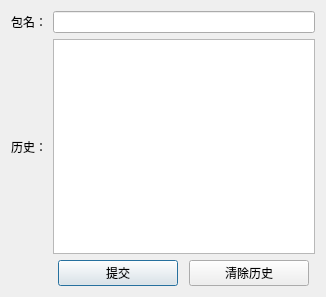
<?xml version="1.0" encoding="UTF-8"?>
<ui version="4.0">
 <class>Dialog</class>
 <widget class="QDialog" name="Dialog">
  <property name="geometry">
   <rect>
    <x>0</x>
    <y>0</y>
    <width>326</width>
    <height>297</height>
   </rect>
  </property>
  <property name="windowTitle">
   <string>spawnAttach</string>
  </property>
  <layout class="QGridLayout" name="gridLayout">
   <item row="0" column="0">
    <widget class="QLabel" name="label">
     <property name="text">
      <string>包名：</string>
     </property>
    </widget>
   </item>
   <item row="0" column="1">
    <widget class="QLineEdit" name="txtPackage"/>
   </item>
   <item row="1" column="0">
    <widget class="QLabel" name="label_2">
     <property name="text">
      <string>历史：</string>
     </property>
    </widget>
   </item>
   <item row="1" column="1">
    <widget class="QListWidget" name="listPackage"/>
   </item>
   <item row="2" column="1">
    <layout class="QHBoxLayout" name="horizontalLayout">
     <item>
      <widget class="QPushButton" name="btnSubmit">
       <property name="maximumSize">
        <size>
         <width>120</width>
         <height>16777215</height>
        </size>
       </property>
       <property name="text">
        <string>提交</string>
       </property>
      </widget>
     </item>
     <item>
      <widget class="QPushButton" name="btnClear">
       <property name="maximumSize">
        <size>
         <width>120</width>
         <height>16777215</height>
        </size>
       </property>
       <property name="text">
        <string>清除历史</string>
       </property>
      </widget>
     </item>
    </layout>
   </item>
  </layout>
 </widget>
 <resources/>
 <connections/>
</ui>
